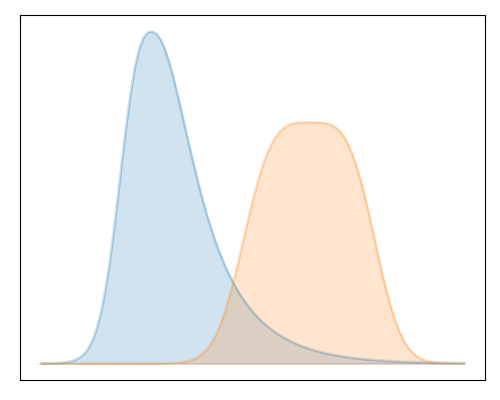

This chart was generated by the following Python code:

from numpy import linspace
from numpy.random import normal, random, exponential
from inference.pdf_tools import UnimodalPdf
import matplotlib.pyplot as plt

N = 5000
s1 = normal(size=N)*0.5 + exponential(size=N)
s2 = normal(size=N)*0.5 + 3*random(size=N) + 2.5

pdf_axis = linspace(-2,7.5,100)
pdf1 = UnimodalPdf(s1)
pdf2 = UnimodalPdf(s2)






fig = plt.figure(figsize = (5,4))
ax = fig.add_subplot(111)
ax.plot(pdf_axis, pdf1(pdf_axis), alpha = 0.2, c = 'C0', lw=2)
ax.fill_between(pdf_axis, pdf1(pdf_axis), alpha = 0.2, color = 'C0')
ax.plot(pdf_axis, pdf2(pdf_axis), alpha = 0.2, c = 'C1', lw=2)
ax.fill_between(pdf_axis, pdf2(pdf_axis), alpha = 0.2, color = 'C1')
ax.set_xticks([])
ax.set_yticks([])
# ax.set_title('Density estimation')
plt.tight_layout()
plt.savefig('gallery_density_estimation.png')
plt.show()